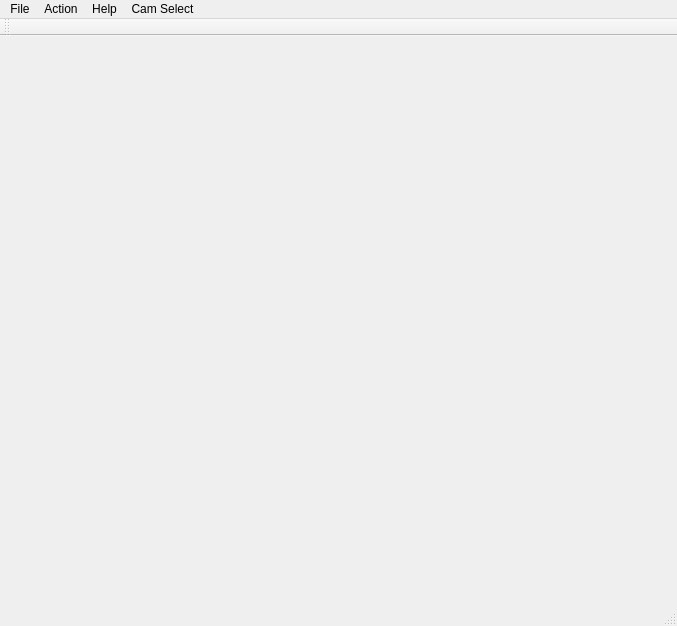
<?xml version="1.0" encoding="UTF-8"?>
<ui version="4.0">
 <class>MainWindow</class>
 <widget class="QMainWindow" name="MainWindow">
  <property name="geometry">
   <rect>
    <x>0</x>
    <y>0</y>
    <width>677</width>
    <height>626</height>
   </rect>
  </property>
  <property name="windowTitle">
   <string>MainWindow</string>
  </property>
  <widget class="QWidget" name="centralWidget">
   <layout class="QGridLayout" name="gridLayout" rowstretch="0">
    <item row="0" column="0">
     <layout class="QGridLayout" name="imageLayout"/>
    </item>
   </layout>
  </widget>
  <widget class="QMenuBar" name="menuBar">
   <property name="geometry">
    <rect>
     <x>0</x>
     <y>0</y>
     <width>677</width>
     <height>21</height>
    </rect>
   </property>
   <widget class="QMenu" name="menuFile">
    <property name="title">
     <string>File</string>
    </property>
    <addaction name="actionConfigure"/>
    <addaction name="actionSave_Pixy_parameters"/>
    <addaction name="actionLoad_Pixy_parameters"/>
    <addaction name="actionSave_Image"/>
    <addaction name="actionExit"/>
   </widget>
   <widget class="QMenu" name="menuHelp">
    <property name="title">
     <string>Help</string>
    </property>
    <addaction name="actionHelp"/>
    <addaction name="actionAbout"/>
   </widget>
   <widget class="QMenu" name="menuAction">
    <property name="title">
     <string>Action</string>
    </property>
    <addaction name="actionPlay_Pause"/>
    <addaction name="actionDefault_program"/>
    <addaction name="actionRaw_video"/>
    <addaction name="actionCooked_video"/>
   </widget>
   <widget class="QMenu" name="menuCam_Select">
    <property name="title">
     <string>Cam Select</string>
    </property>
    <addaction name="actionCamera_1"/>
    <addaction name="actionCamera2"/>
   </widget>
   <addaction name="menuFile"/>
   <addaction name="menuAction"/>
   <addaction name="menuHelp"/>
   <addaction name="menuCam_Select"/>
  </widget>
  <widget class="QStatusBar" name="statusBar"/>
  <widget class="QToolBar" name="toolBar">
   <property name="windowTitle">
    <string>toolBar</string>
   </property>
   <attribute name="toolBarArea">
    <enum>TopToolBarArea</enum>
   </attribute>
   <attribute name="toolBarBreak">
    <bool>false</bool>
   </attribute>
  </widget>
  <action name="actionExit">
   <property name="text">
    <string>Exit</string>
   </property>
  </action>
  <action name="actionSave_Image">
   <property name="enabled">
    <bool>true</bool>
   </property>
   <property name="text">
    <string>Save Image</string>
   </property>
  </action>
  <action name="actionPlay_Pause">
   <property name="text">
    <string>Run/Stop</string>
   </property>
   <property name="toolTip">
    <string>Run/stop</string>
   </property>
  </action>
  <action name="actionHelp">
   <property name="enabled">
    <bool>true</bool>
   </property>
   <property name="text">
    <string>Help...</string>
   </property>
  </action>
  <action name="actionAbout">
   <property name="text">
    <string>About...</string>
   </property>
  </action>
  <action name="actionConfigure">
   <property name="text">
    <string>Configure...</string>
   </property>
   <property name="toolTip">
    <string>Configure parameters</string>
   </property>
  </action>
  <action name="actionProgram">
   <property name="text">
    <string>Program...</string>
   </property>
  </action>
  <action name="actionRaw_video">
   <property name="text">
    <string>Raw video</string>
   </property>
   <property name="toolTip">
    <string>Display raw video</string>
   </property>
  </action>
  <action name="actionCooked_video">
   <property name="text">
    <string>Cooked video</string>
   </property>
   <property name="toolTip">
    <string>Display cooked (processed) video</string>
   </property>
  </action>
  <action name="actionDefault_program">
   <property name="text">
    <string>Default program</string>
   </property>
  </action>
  <action name="actionSave_Pixy_parameters">
   <property name="text">
    <string>Save Pixy parameters...</string>
   </property>
  </action>
  <action name="actionLoad_Pixy_parameters">
   <property name="text">
    <string>Load Pixy parameters...</string>
   </property>
  </action>
  <action name="actionCamera_1">
   <property name="text">
    <string>Camera 1</string>
   </property>
  </action>
  <action name="actionCamera2">
   <property name="text">
    <string>Camera2</string>
   </property>
  </action>
 </widget>
 <layoutdefault spacing="6" margin="11"/>
 <resources/>
 <connections>
  <connection>
   <sender>actionCamera2</sender>
   <signal>triggered()</signal>
   <receiver>actionCamera2</receiver>
   <slot>trigger()</slot>
   <hints>
    <hint type="sourcelabel">
     <x>-1</x>
     <y>-1</y>
    </hint>
    <hint type="destinationlabel">
     <x>-1</x>
     <y>-1</y>
    </hint>
   </hints>
  </connection>
 </connections>
</ui>
